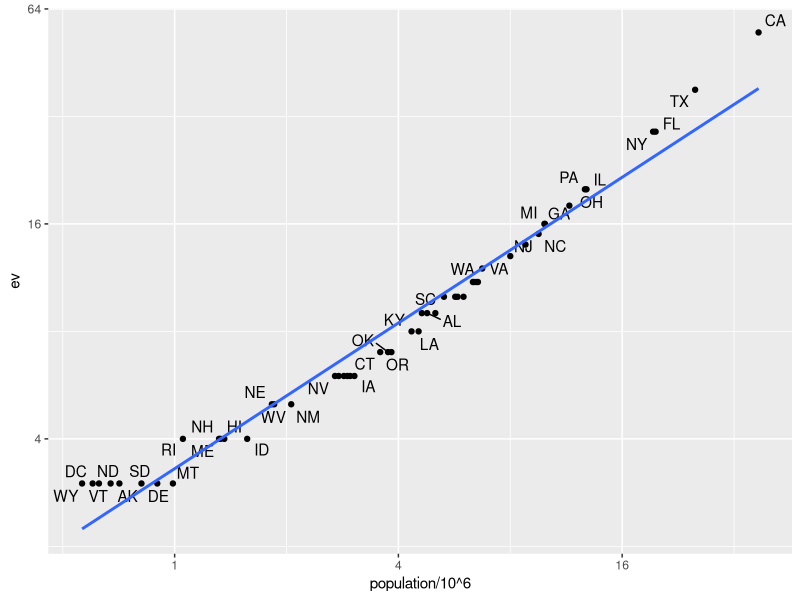

Reproduce this figure in R. (Note: this script raises an error after producing the figure.)
## ---- chunk 1
img_path <- "img"
## ---- chunk 2
library(tidyverse)
library(dslabs)
head(murders)
## ---- chunk 3
head(results_us_election_2016)
## ---- chunk 4
identical(results_us_election_2016$state, murders$state)
## ---- chunk 5
tab <- left_join(murders, results_us_election_2016, by = "state") |>
  select(-others) |> rename(ev = electoral_votes)
head(tab)
## ---- chunk 6
library(ggrepel)
tab |> ggplot(aes(population/10^6, ev, label = abb)) +
  geom_point() +
  geom_text_repel() + 
  scale_x_continuous(trans = "log2") +
  scale_y_continuous(trans = "log2") +
  geom_smooth(method = "lm", se = FALSE)
## ---- chunk 7
tab_1 <- slice(murders, 1:6) |> select(state, population)
tab_1
tab_2 <- results_us_election_2016 |> 
  filter(state%in%c("Alabama", "Alaska", "Arizona", 
                    "California", "Connecticut", "Delaware")) |> 
  select(state, electoral_votes) |> rename(ev = electoral_votes)
tab_2
## ---- chunk 8
left_join(tab_1, tab_2, by = "state")
## ---- chunk 9
tab_1 |> right_join(tab_2, by = "state")
## ---- chunk 10
inner_join(tab_1, tab_2, by = "state")
## ---- chunk 11
full_join(tab_1, tab_2, by = "state")
## ---- chunk 12
semi_join(tab_1, tab_2, by = "state")
## ---- chunk 13
anti_join(tab_1, tab_2, by = "state")
## ---- chunk 14
knitr::include_graphics(file.path(img_path,"joins.png"))
## ---- chunk 15
bind_cols(a = 1:3, b = 4:6)
## ---- chunk 16
tab_1 <- tab[, 1:3]
tab_2 <- tab[, 4:6]
tab_3 <- tab[, 7:8]
new_tab <- bind_cols(tab_1, tab_2, tab_3)
head(new_tab)
## ---- chunk 17
tab_1 <- tab[1:2,]
tab_2 <- tab[3:4,]
bind_rows(tab_1, tab_2)
## ---- chunk 18
intersect(1:10, 6:15)
## ---- chunk 19
intersect(c("a","b","c"), c("b","c","d"))
## ---- chunk 20
tab_1 <- tab[1:5,]
tab_2 <- tab[3:7,]
dplyr::intersect(tab_1, tab_2)
## ---- chunk 21
union(1:10, 6:15)
union(c("a","b","c"), c("b","c","d"))
## ---- chunk 22
tab_1 <- tab[1:5,]
tab_2 <- tab[3:7,]
dplyr::union(tab_1, tab_2) 
## ---- chunk 23
setdiff(1:10, 6:15)
setdiff(6:15, 1:10)
## ---- chunk 24
tab_1 <- tab[1:5,]
tab_2 <- tab[3:7,]
dplyr::setdiff(tab_1, tab_2)
## ---- chunk 25
setequal(1:5, 1:6)
## ---- chunk 26
setequal(1:5, 5:1)
## ---- chunk 27
dplyr::setequal(tab_1, tab_2)
